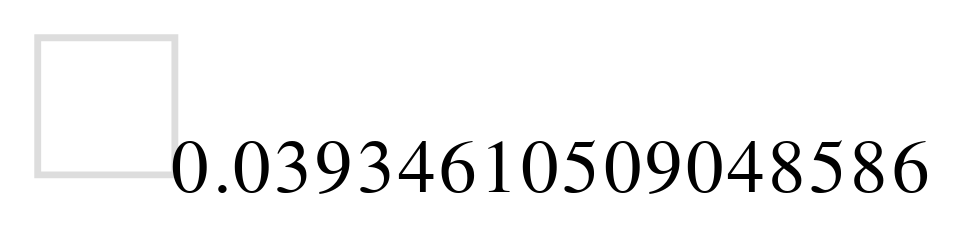

The code cell stored with this chart in its notebook:
### Code cell
params = alt.Chart(combined).transform_regression('Old_Age_Ratio','Mortality_Rate', params=True
).mark_text(align='left').encode(
    x=alt.value(20),  # pixels from left
    y=alt.value(20),  # pixels from top
    text='rSquared:N'
)

params

### Figure 1 — Vega-Lite specification as saved in the notebook (floating-point values rounded to 4 significant figures)
{"config": {"view": {"continuousWidth": 400, "continuousHeight": 300}}, "data": {"name": "data-497044c6543f78978d7fb6c49c6fa77c"}, "mark": {"type": "text", "align": "left"}, "encoding": {"text": {"type": "nominal", "field": "rSquared"}, "x": {"value": 20}, "y": {"value": 20}}, "transform": [{"on": "Old_Age_Ratio", "regression": "Mortality_Rate", "params": true}], "$schema": "https://vega.github.io/schema/vega-lite/v4.8.1.json", "datasets": {"data-497044c6543f78978d7fb6c49c6fa77c": [{"Alpha-2 code": "AR", "Cases": 500034, "Deaths": 10457, "Recovered": "72", "Mortality_Rate": 0.02091, "Alpha-3 code": "ARG", "Numeric": 32, "ISO": "ARG", "Country": "Argentina", "Tertiary_Education_Pct": 35.66, "Debt_to_GDP": null, "Old_Age_Ratio": 11.2, "Tourism_Pct_GDP": null, "Tourism_Pct_Employment": 10.17, "Top_10pct_Share": null, "Bottom_60pct_Share": null, "Life_Expectancy": null}, {"Alpha-2 code": "AT", "Cases": 30583, "Deaths": 747, "Recovered": "9", "Mortality_Rate": 0.02443, "Alpha-3 code": "AUT", "Numeric": 40, "ISO": "AUT", "Country": "Austria", "Tertiary_Education_Pct": 32.71, "Debt_to_GDP": 65.75, "Old_Age_Ratio": 18.76, "Tourism_Pct_GDP": 6.474, "Tourism_Pct_Employment": 6.365, "Top_10pct_Share": 55.59, "Bottom_60pct_Share": 8.004, "Life_Expectancy": 81.8}, {"Alpha-2 code": "AU", "Cases": 26516, "Deaths": 788, "Recovered": "88", "Mortality_Rate": 0.02972, "Alpha-3 code": "AUS", "Numeric": 36, "ISO": "AUS", "Country": "Australia", "Tertiary_Education_Pct": 45.73, "Debt_to_GDP": 10.97, "Old_Age_Ratio": 15.66, "Tourism_Pct_GDP": 3.099, "Tourism_Pct_Employment": 5.2, "Top_10pct_Share": 46.47, "Bottom_60pct_Share": 16.54, "Life_Expectancy": 82.8}, {"Alpha-2 code": "BE", "Cases": 89141, "Deaths": 9996, "Recovered": "858", "Mortality_Rate": 0.1121, "Alpha-3 code": "BEL", "Numeric": 56, "ISO": "BEL", "Country": "Belgium", "Tertiary_Education_Pct": 40.64, "Debt_to_GDP": 96.79, "Old_Age_Ratio": 18.84, "Tourism_Pct_GDP": null, "Tourism_Pct_Employment": null, "Top_10pct_Share": 42.5, "Bottom_60pct_Share": 18.99, "Life_Expectancy": 81.7}, {"Alpha-2 code": "BG", "Cases": 17435, "Deaths": 702, "Recovered": "9", "Mortality_Rate": 0.04026, "Alpha-3 code": "BGR", "Numeric": 100, "ISO": "BGR", "Country": "Bulgaria", "Tertiary_Education_Pct": null, "Debt_to_GDP": null, "Old_Age_Ratio": 21.17, "Tourism_Pct_GDP": null, "Tourism_Pct_Employment": null, "Top_10pct_Share": null, "Bottom_60pct_Share": null, "Life_Expectancy": null}, {"Alpha-2 code": "BR", "Cases": 4162073, "Deaths": 127464, "Recovered": "6", "Mortality_Rate": 0.03063, "Alpha-3 code": "BRA", "Numeric": 76, "ISO": "BRA", "Country": "Brazil", "Tertiary_Education_Pct": 17.21, "Debt_to_GDP": null, "Old_Age_Ratio": 9.222, "Tourism_Pct_GDP": null, "Tourism_Pct_Employment": 2.5, "Top_10pct_Share": null, "Bottom_60pct_Share": null, "Life_Expectancy": 75.7}, {"Alpha-2 code": "CA", "Cases": 136135, "Deaths": 9204, "Recovered": "9", "Mortality_Rate": 0.06761, "Alpha-3 code": "CAN", "Numeric": 124, "ISO": "CAN", "Country": "Canada", "Tertiary_Education_Pct": 57.89, "Debt_to_GDP": 36.07, "Old_Age_Ratio": 17.16, "Tourism_Pct_GDP": null, "Tourism_Pct_Employment": 3.89, "Top_10pct_Share": 51.08, "Bottom_60pct_Share": 12.44, "Life_Expectancy": 82.0}, {"Alpha-2 code": "CH", "Cases": 45306, "Deaths": 2019, "Recovered": "4", "Mortality_Rate": 0.04456, "Alpha-3 code": "CHE", "Numeric": 756, "ISO": "CHE", "Country": "Switzerland", "Tertiary_Education_Pct": 43.74, "Debt_to_GDP": 20.24, "Old_Age_Ratio": 18.37, "Tourism_Pct_GDP": null, "Tourism_Pct_Employment": 4.416, "Top_10pct_Share": null, "Bottom_60pct_Share": null, "Life_Expectancy": 83.8}, {"Alpha-2 code": "CL", "Cases": 427027, "Deaths": 11702, "Recovered": "8", "Mortality_Rate": 0.0274, "Alpha-3 code": "CHL", "Numeric": 152, "ISO": "CHL", "Country": "Chile", "Tertiary_Education_Pct": 25.17, "Debt_to_GDP": 9.185, "Old_Age_Ratio": 11.55, "Tourism_Pct_GDP": null, "Tourism_Pct_Employment": 6.461, "Top_10pct_Share": 57.71, "Bottom_60pct_Share": 8.491, "Life_Expectancy": 80.6}, {"Alpha-2 code": "CN", "Cases": 90087, "Deaths": 4733, "Recovered": "9298", "Mortality_Rate": 0.05254, "Alpha-3 code": "CHN", "Numeric": 156, "ISO": "CHN", "Country": "China (People's Republic of)", "Tertiary_Education_Pct": 9.681, "Debt_to_GDP": null, "Old_Age_Ratio": 11.19, "Tourism_Pct_GDP": null, "Tourism_Pct_Employment": null, "Top_10pct_Share": null, "Bottom_60pct_Share": null, "Life_Expectancy": 76.8}, {"Alpha-2 code": "CO", "Cases": 679513, "Deaths": 21817, "Recovered": "8", "Mortality_Rate": 0.03211, "Alpha-3 code": "COL", "Numeric": 170, "ISO": "COL", "Country": "Colombia", "Tertiary_Education_Pct": 23.39, "Debt_to_GDP": null, "Old_Age_Ratio": 8.06, "Tourism_Pct_GDP": null, "Tourism_Pct_Employment": 8.791, "Top_10pct_Share": null, "Bottom_60pct_Share": null, "Life_Expectancy": 77.1}, {"Alpha-2 code": "CR", "Cases": 51224, "Deaths": 543, "Recovered": "4", "Mortality_Rate": 0.0106, "Alpha-3 code": "CRI", "Numeric": 188, "ISO": "CRI", "Country": "Costa Rica", "Tertiary_Education_Pct": 22.6, "Debt_to_GDP": null, "Old_Age_Ratio": 8.18, "Tourism_Pct_GDP": 4.994, "Tourism_Pct_Employment": 6.63, "Top_10pct_Share": null, "Bottom_60pct_Share": null, "Life_Expectancy": 80.4}, {"Alpha-2 code": "CY", "Cases": 1514, "Deaths": 22, "Recovered": "839", "Mortality_Rate": 0.01453, "Alpha-3 code": "CYP", "Numeric": 196, "ISO": "CYP", "Country": "Cyprus", "Tertiary_Education_Pct": null, "Debt_to_GDP": null, "Old_Age_Ratio": 16.02, "Tourism_Pct_GDP": null, "Tourism_Pct_Employment": null, "Top_10pct_Share": null, "Bottom_60pct_Share": null, "Life_Expectancy": null}, {"Alpha-2 code": "CZ", "Cases": 31036, "Deaths": 444, "Recovered": "7910", "Mortality_Rate": 0.01431, "Alpha-3 code": "CZE", "Numeric": 203, "ISO": "CZE", "Country": "Czech Republic", "Tertiary_Education_Pct": 24.26, "Debt_to_GDP": 36.62, "Old_Age_Ratio": 19.41, "Tourism_Pct_GDP": 2.945, "Tourism_Pct_Employment": 4.468, "Top_10pct_Share": null, "Bottom_60pct_Share": null, "Life_Expectancy": 79.1}, {"Alpha-2 code": "DE", "Cases": 256433, "Deaths": 9342, "Recovered": "9211", "Mortality_Rate": 0.03643, "Alpha-3 code": "DEU", "Numeric": 276, "ISO": "DEU", "Country": "Germany", "Tertiary_Education_Pct": 29.07, "Debt_to_GDP": 44.4, "Old_Age_Ratio": 21.47, "Tourism_Pct_GDP": null, "Tourism_Pct_Employment": 4.796, "Top_10pct_Share": 59.76, "Bottom_60pct_Share": 6.457, "Life_Expectancy": 81.0}, {"Alpha-2 code": "DK", "Cases": 19036, "Deaths": 628, "Recovered": "971", "Mortality_Rate": 0.03299, "Alpha-3 code": "DNK", "Numeric": 208, "ISO": "DNK", "Country": "Denmark", "Tertiary_Education_Pct": 38.06, "Debt_to_GDP": 39.59, "Old_Age_Ratio": 19.46, "Tourism_Pct_GDP": null, "Tourism_Pct_Employment": 8.824, "Top_10pct_Share": 63.98, "Bottom_60pct_Share": -3.851, "Life_Expectancy": 81.0}, {"Alpha-2 code": "EE", "Cases": 2585, "Deaths": 69, "Recovered": "8", "Mortality_Rate": 0.02669, "Alpha-3 code": "EST", "Numeric": 233, "ISO": "EST", "Country": "Estonia", "Tertiary_Education_Pct": 41.13, "Debt_to_GDP": 3.227, "Old_Age_Ratio": 19.68, "Tourism_Pct_GDP": 5.428, "Tourism_Pct_Employment": 4.3, "Top_10pct_Share": 55.71, "Bottom_60pct_Share": 12.79, "Life_Expectancy": 78.4}, {"Alpha-2 code": "EG", "Cases": 100403, "Deaths": 5577, "Recovered": "95", "Mortality_Rate": 0.05555, "Alpha-3 code": "EGY", "Numeric": 818, "ISO": "EGY", "Country": "Egypt", "Tertiary_Education_Pct": null, "Debt_to_GDP": null, "Old_Age_Ratio": null, "Tourism_Pct_GDP": 4.258, "Tourism_Pct_Employment": 16.2, "Top_10pct_Share": null, "Bottom_60pct_Share": null, "Life_Expectancy": null}, {"Alpha-2 code": "ES", "Cases": 543379, "Deaths": 29628, "Recovered": "9357", "Mortality_Rate": 0.05453, "Alpha-3 code": "ESP", "Numeric": 724, "ISO": "ESP", "Country": "Spain", "Tertiary_Education_Pct": 37.25, "Debt_to_GDP": 51.69, "Old_Age_Ratio": 19.29, "Tourism_Pct_GDP": 11.79, "Tourism_Pct_Employment": 13.48, "Top_10pct_Share": 45.58, "Bottom_60pct_Share": 18.66, "Life_Expectancy": 83.5}, {"Alpha-2 code": "FI", "Cases": 8430, "Deaths": 337, "Recovered": "6700", "Mortality_Rate": 0.03998, "Alpha-3 code": "FIN", "Numeric": 246, "ISO": "FIN", "Country": "Finland", "Tertiary_Education_Pct": 45.19, "Debt_to_GDP": 41.68, "Old_Age_Ratio": 21.61, "Tourism_Pct_GDP": null, "Tourism_Pct_Employment": 5.5, "Top_10pct_Share": 45.23, "Bottom_60pct_Share": 13.55, "Life_Expectancy": 81.8}, {"Alpha-2 code": "FR", "Cases": 344101, "Deaths": 20319, "Recovered": "9513", "Mortality_Rate": 0.05905, "Alpha-3 code": "FRA", "Numeric": 250, "ISO": "FRA", "Country": "France", "Tertiary_Education_Pct": 36.9, "Debt_to_GDP": 67.42, "Old_Age_Ratio": 19.84, "Tourism_Pct_GDP": 7.365, "Tourism_Pct_Employment": 7.496, "Top_10pct_Share": 50.59, "Bottom_60pct_Share": 12.11, "Life_Expectancy": 82.8}, {"Alpha-2 code": "GB", "Cases": 355219, "Deaths": 41594, "Recovered": "8", "Mortality_Rate": 0.1171, "Alpha-3 code": "GBR", "Numeric": 826, "ISO": "GBR", "Country": "United Kingdom", "Tertiary_Education_Pct": 45.78, "Debt_to_GDP": 85.53, "Old_Age_Ratio": 18.31, "Tourism_Pct_GDP": null, "Tourism_Pct_Employment": 4.67, "Top_10pct_Share": 51.99, "Bottom_60pct_Share": 11.81, "Life_Expectancy": 81.3}, {"Alpha-2 code": "GR", "Cases": 12080, "Deaths": 293, "Recovered": "8", "Mortality_Rate": 0.02425, "Alpha-3 code": "GRC", "Numeric": 300, "ISO": "GRC", "Country": "Greece", "Tertiary_Education_Pct": 31.74, "Debt_to_GDP": 147.8, "Old_Age_Ratio": 21.89, "Tourism_Pct_GDP": null, "Tourism_Pct_Employment": 9.974, "Top_10pct_Share": 42.42, "Bottom_60pct_Share": 17.93, "Life_Expectancy": 81.9}, {"Alpha-2 code": "HR", "Cases": 12626, "Deaths": 206, "Recovered": "73", "Mortality_Rate": 0.01632, "Alpha-3 code": "HRV", "Numeric": 191, "ISO": "HRV", "Country": "Croatia", "Tertiary_Education_Pct": null, "Debt_to_GDP": null, "Old_Age_Ratio": 20.36, "Tourism_Pct_GDP": 11.4, "Tourism_Pct_Employment": 6.64, "Top_10pct_Share": null, "Bottom_60pct_Share": null, "Life_Expectancy": null}, {"Alpha-2 code": "HU", "Cases": 9715, "Deaths": 628, "Recovered": "7", "Mortality_Rate": 0.06464, "Alpha-3 code": "HUN", "Numeric": 348, "ISO": "HUN", "Country": "Hungary", "Tertiary_Education_Pct": 25.1, "Debt_to_GDP": 73.9, "Old_Age_Ratio": 19.14, "Tourism_Pct_GDP": null, "Tourism_Pct_Employment": 9.59, "Top_10pct_Share": 48.48, "Bottom_60pct_Share": 15.45, "Life_Expectancy": 76.2}, {"Alpha-2 code": "ID", "Cases": 203342, "Deaths": 8336, "Recovered": "81", "Mortality_Rate": 0.04099, "Alpha-3 code": "IDN", "Numeric": 360, "ISO": "IDN", "Country": "Indonesia", "Tertiary_Education_Pct": 11.86, "Debt_to_GDP": null, "Old_Age_Ratio": 5.812, "Tourism_Pct_GDP": 4.11, "Tourism_Pct_Employment": 8.37, "Top_10pct_Share": null, "Bottom_60pct_Share": null, "Life_Expectancy": 71.6}, {"Alpha-2 code": "IE", "Cases": 30164, "Deaths": 1781, "Recovered": "5", "Mortality_Rate": 0.05904, "Alpha-3 code": "IRL", "Numeric": 372, "ISO": "IRL", "Country": "Ireland", "Tertiary_Education_Pct": 46.94, "Debt_to_GDP": 60.7, "Old_Age_Ratio": 13.86, "Tourism_Pct_GDP": null, "Tourism_Pct_Employment": 10.28, "Top_10pct_Share": 53.79, "Bottom_60pct_Share": 7.184, "Life_Expectancy": 82.3}, {"Alpha-2 code": "IL", "Cases": 141097, "Deaths": 1054, "Recovered": "89", "Mortality_Rate": 0.00747, "Alpha-3 code": "ISR", "Numeric": 376, "ISO": "ISR", "Country": "Israel", "Tertiary_Education_Pct": 50.92, "Debt_to_GDP": 74.71, "Old_Age_Ratio": 11.65, "Tourism_Pct_GDP": null, "Tourism_Pct_Employment": 3.61, "Top_10pct_Share": null, "Bottom_60pct_Share": null, "Life_Expectancy": 82.9}, {"Alpha-2 code": "IN", "Cases": 4370128, "Deaths": 73890, "Recovered": "95", "Mortality_Rate": 0.01691, "Alpha-3 code": "IND", "Numeric": 356, "ISO": "IND", "Country": "India", "Tertiary_Education_Pct": 10.6, "Debt_to_GDP": null, "Old_Age_Ratio": 6.176, "Tourism_Pct_GDP": 3.759, "Tourism_Pct_Employment": 5.31, "Top_10pct_Share": null, "Bottom_60pct_Share": null, "Life_Expectancy": 69.5}, {"Alpha-2 code": "IS", "Cases": 2153, "Deaths": 10, "Recovered": "97", "Mortality_Rate": 0.004645, "Alpha-3 code": "ISL", "Numeric": 352, "ISO": "ISL", "Country": "Iceland", "Tertiary_Education_Pct": 43.75, "Debt_to_GDP": 81.26, "Old_Age_Ratio": 14.14, "Tourism_Pct_GDP": 8.64, "Tourism_Pct_Employment": 15.7, "Top_10pct_Share": null, "Bottom_60pct_Share": null, "Life_Expectancy": 82.9}, {"Alpha-2 code": "IT", "Cases": 281583, "Deaths": 35577, "Recovered": "9362", "Mortality_Rate": 0.1263, "Alpha-3 code": "ITA", "Numeric": 380, "ISO": "ITA", "Country": "Italy", "Tertiary_Education_Pct": 19.32, "Debt_to_GDP": 109.0, "Old_Age_Ratio": 22.68, "Tourism_Pct_GDP": null, "Tourism_Pct_Employment": 8.3, "Top_10pct_Share": 42.78, "Bottom_60pct_Share": 17.32, "Life_Expectancy": 83.4}, {"Alpha-2 code": "JP", "Cases": 73266, "Deaths": 1412, "Recovered": "9", "Mortality_Rate": 0.01927, "Alpha-3 code": "JPN", "Numeric": 392, "ISO": "JPN", "Country": "Japan", "Tertiary_Education_Pct": 51.93, "Debt_to_GDP": 183.5, "Old_Age_Ratio": 28.14, "Tourism_Pct_GDP": 1.961, "Tourism_Pct_Employment": 9.61, "Top_10pct_Share": 41.02, "Bottom_60pct_Share": 17.75, "Life_Expectancy": 84.2}, {"Alpha-2 code": "KR", "Cases": 21588, "Deaths": 344, "Recovered": "9", "Mortality_Rate": 0.01593, "Alpha-3 code": "KOR", "Numeric": 410, "ISO": "KOR", "Country": "Korea", "Tertiary_Education_Pct": 49.01, "Debt_to_GDP": 31.93, "Old_Age_Ratio": 14.29, "Tourism_Pct_GDP": null, "Tourism_Pct_Employment": null, "Top_10pct_Share": null, "Bottom_60pct_Share": 17.69, "Life_Expectancy": 82.7}, {"Alpha-2 code": "KZ", "Cases": 106498, "Deaths": 1634, "Recovered": "3", "Mortality_Rate": 0.01534, "Alpha-3 code": "KAZ", "Numeric": 398, "ISO": "KAZ", "Country": "Kazakhstan", "Tertiary_Education_Pct": null, "Debt_to_GDP": null, "Old_Age_Ratio": null, "Tourism_Pct_GDP": null, "Tourism_Pct_Employment": 5.33, "Top_10pct_Share": null, "Bottom_60pct_Share": null, "Life_Expectancy": null}, {"Alpha-2 code": "LT", "Cases": 3163, "Deaths": 86, "Recovered": "7", "Mortality_Rate": 0.02719, "Alpha-3 code": "LTU", "Numeric": 440, "ISO": "LTU", "Country": "Lithuania", "Tertiary_Education_Pct": 41.65, "Debt_to_GDP": null, "Old_Age_Ratio": 19.71, "Tourism_Pct_GDP": null, "Tourism_Pct_Employment": 4.9, "Top_10pct_Share": null, "Bottom_60pct_Share": null, "Life_Expectancy": 75.8}, {"Alpha-2 code": "LU", "Cases": 7928, "Deaths": 124, "Recovered": "80", "Mortality_Rate": 0.01564, "Alpha-3 code": "LUX", "Numeric": 442, "ISO": "LUX", "Country": "Luxembourg", "Tertiary_Education_Pct": 43.89, "Debt_to_GDP": 12.58, "Old_Age_Ratio": 14.35, "Tourism_Pct_GDP": null, "Tourism_Pct_Employment": null, "Top_10pct_Share": 48.67, "Bottom_60pct_Share": 15.28, "Life_Expectancy": 82.4}, {"Alpha-2 code": "LV", "Cases": 1443, "Deaths": 35, "Recovered": "1008", "Mortality_Rate": 0.02426, "Alpha-3 code": "LVA", "Numeric": 428, "ISO": "LVA", "Country": "Latvia", "Tertiary_Education_Pct": 33.94, "Debt_to_GDP": null, "Old_Age_Ratio": 20.18, "Tourism_Pct_GDP": null, "Tourism_Pct_Employment": 8.48, "Top_10pct_Share": 63.38, "Bottom_60pct_Share": 7.114, "Life_Expectancy": 74.9}, {"Alpha-2 code": "MA", "Cases": 77878, "Deaths": 1453, "Recovered": "8", "Mortality_Rate": 0.01866, "Alpha-3 code": "MAR", "Numeric": 504, "ISO": "MAR", "Country": "Morocco", "Tertiary_Education_Pct": null, "Debt_to_GDP": null, "Old_Age_Ratio": null, "Tourism_Pct_GDP": 6.944, "Tourism_Pct_Employment": 5.0, "Top_10pct_Share": null, "Bottom_60pct_Share": null, "Life_Expectancy": null}, {"Alpha-2 code": "MT", "Cases": 2162, "Deaths": 14, "Recovered": "653", "Mortality_Rate": 0.006475, "Alpha-3 code": "MLT", "Numeric": 470, "ISO": "MLT", "Country": "Malta", "Tertiary_Education_Pct": null, "Debt_to_GDP": null, "Old_Age_Ratio": 18.79, "Tourism_Pct_GDP": 6.129, "Tourism_Pct_Employment": 14.89, "Top_10pct_Share": null, "Bottom_60pct_Share": null, "Life_Expectancy": null}, {"Alpha-2 code": "MX", "Cases": 642860, "Deaths": 68484, "Recovered": "4", "Mortality_Rate": 0.1065, "Alpha-3 code": "MEX", "Numeric": 484, "ISO": "MEX", "Country": "Mexico", "Tertiary_Education_Pct": 17.98, "Debt_to_GDP": 27.46, "Old_Age_Ratio": 7.246, "Tourism_Pct_GDP": null, "Tourism_Pct_Employment": 5.975, "Top_10pct_Share": null, "Bottom_60pct_Share": null, "Life_Expectancy": 75.0}, {"Alpha-2 code": "NL", "Cases": 81082, "Deaths": 6281, "Recovered": "6", "Mortality_Rate": 0.07746, "Alpha-3 code": "NLD", "Numeric": 528, "ISO": "NLD", "Country": "Netherlands", "Tertiary_Education_Pct": 38.34, "Debt_to_GDP": 51.84, "Old_Age_Ratio": 19.02, "Tourism_Pct_GDP": null, "Tourism_Pct_Employment": 6.3, "Top_10pct_Share": 68.35, "Bottom_60pct_Share": -3.986, "Life_Expectancy": 81.9}, {"Alpha-2 code": "NO", "Cases": 11746, "Deaths": 264, "Recovered": "8138", "Mortality_Rate": 0.02248, "Alpha-3 code": "NOR", "Numeric": 578, "ISO": "NOR", "Country": "Norway", "Tertiary_Education_Pct": 43.58, "Debt_to_GDP": 26.08, "Old_Age_Ratio": 17.09, "Tourism_Pct_GDP": 3.648, "Tourism_Pct_Employment": 6.05, "Top_10pct_Share": 51.45, "Bottom_60pct_Share": 7.309, "Life_Expectancy": 82.8}, {"Alpha-2 code": "NZ", "Cases": 1788, "Deaths": 24, "Recovered": "83", "Mortality_Rate": 0.01342, "Alpha-3 code": "NZL", "Numeric": 554, "ISO": "NZL", "Country": "New Zealand", "Tertiary_Education_Pct": 39.29, "Debt_to_GDP": 30.45, "Old_Age_Ratio": 15.29, "Tourism_Pct_GDP": null, "Tourism_Pct_Employment": 8.0, "Top_10pct_Share": 52.94, "Bottom_60pct_Share": 12.32, "Life_Expectancy": 81.8}, {"Alpha-2 code": "PE", "Cases": 696190, "Deaths": 30123, "Recovered": "53", "Mortality_Rate": 0.04327, "Alpha-3 code": "PER", "Numeric": 604, "ISO": "PER", "Country": "Peru", "Tertiary_Education_Pct": null, "Debt_to_GDP": null, "Old_Age_Ratio": null, "Tourism_Pct_GDP": 3.9, "Tourism_Pct_Employment": 3.82, "Top_10pct_Share": null, "Bottom_60pct_Share": null, "Life_Expectancy": null}, {"Alpha-2 code": "PH", "Cases": 245143, "Deaths": 3986, "Recovered": "8", "Mortality_Rate": 0.01626, "Alpha-3 code": "PHL", "Numeric": 608, "ISO": "PHL", "Country": "Philippines", "Tertiary_Education_Pct": null, "Debt_to_GDP": null, "Old_Age_Ratio": null, "Tourism_Pct_GDP": 8.588, "Tourism_Pct_Employment": 12.8, "Top_10pct_Share": null, "Bottom_60pct_Share": null, "Life_Expectancy": null}, {"Alpha-2 code": "PL", "Cases": 71947, "Deaths": 2147, "Recovered": "7", "Mortality_Rate": 0.02984, "Alpha-3 code": "POL", "Numeric": 616, "ISO": "POL", "Country": "Poland", "Tertiary_Education_Pct": 30.92, "Debt_to_GDP": 49.68, "Old_Age_Ratio": 17.23, "Tourism_Pct_GDP": 1.175, "Tourism_Pct_Employment": null, "Top_10pct_Share": 41.84, "Bottom_60pct_Share": 18.26, "Life_Expectancy": 77.7}, {"Alpha-2 code": "PT", "Cases": 61541, "Deaths": 1849, "Recovered": "5", "Mortality_Rate": 0.03005, "Alpha-3 code": "PRT", "Numeric": 620, "ISO": "PRT", "Country": "Portugal", "Tertiary_Education_Pct": 24.98, "Debt_to_GDP": 87.96, "Old_Age_Ratio": 21.67, "Tourism_Pct_GDP": null, "Tourism_Pct_Employment": 9.81, "Top_10pct_Share": 52.13, "Bottom_60pct_Share": 12.42, "Life_Expectancy": 81.4}, {"Alpha-2 code": "RO", "Cases": 98304, "Deaths": 4018, "Recovered": "94", "Mortality_Rate": 0.04087, "Alpha-3 code": "ROU", "Numeric": 642, "ISO": "ROU", "Country": "Romania", "Tertiary_Education_Pct": null, "Debt_to_GDP": null, "Old_Age_Ratio": 18.36, "Tourism_Pct_GDP": 2.787, "Tourism_Pct_Employment": null, "Top_10pct_Share": null, "Bottom_60pct_Share": null, "Life_Expectancy": null}, {"Alpha-2 code": "RU", "Cases": 1037526, "Deaths": 18080, "Recovered": "9", "Mortality_Rate": 0.01743, "Alpha-3 code": "RUS", "Numeric": 643, "ISO": "RUS", "Country": "Russia", "Tertiary_Education_Pct": 56.7, "Debt_to_GDP": null, "Old_Age_Ratio": 14.75, "Tourism_Pct_GDP": null, "Tourism_Pct_Employment": null, "Top_10pct_Share": null, "Bottom_60pct_Share": null, "Life_Expectancy": 72.8}, {"Alpha-2 code": "SA", "Cases": 323012, "Deaths": 4165, "Recovered": "8", "Mortality_Rate": 0.01289, "Alpha-3 code": "SAU", "Numeric": 682, "ISO": "SAU", "Country": "Saudi Arabia", "Tertiary_Education_Pct": 23.62, "Debt_to_GDP": null, "Old_Age_Ratio": 3.22, "Tourism_Pct_GDP": null, "Tourism_Pct_Employment": null, "Top_10pct_Share": null, "Bottom_60pct_Share": null, "Life_Expectancy": null}, {"Alpha-2 code": "SE", "Cases": 87072, "Deaths": 5842, "Recovered": "16", "Mortality_Rate": 0.06709, "Alpha-3 code": "SWE", "Numeric": 752, "ISO": "SWE", "Country": "Sweden", "Tertiary_Education_Pct": 43.27, "Debt_to_GDP": 33.78, "Old_Age_Ratio": 19.86, "Tourism_Pct_GDP": 6.966, "Tourism_Pct_Employment": 3.4, "Top_10pct_Share": null, "Bottom_60pct_Share": null, "Life_Expectancy": 82.6}, {"Alpha-2 code": "SG", "Cases": 57166, "Deaths": 27, "Recovered": "97", "Mortality_Rate": 0.0004723, "Alpha-3 code": "SGP", "Numeric": 702, "ISO": "SGP", "Country": "Singapore", "Tertiary_Education_Pct": null, "Debt_to_GDP": null, "Old_Age_Ratio": 13.72, "Tourism_Pct_GDP": null, "Tourism_Pct_Employment": null, "Top_10pct_Share": null, "Bottom_60pct_Share": null, "Life_Expectancy": null}, {"Alpha-2 code": "SI", "Cases": 3312, "Deaths": 135, "Recovered": "1423", "Mortality_Rate": 0.04076, "Alpha-3 code": "SVN", "Numeric": 705, "ISO": "SVN", "Country": "Slovenia", "Tertiary_Education_Pct": 32.46, "Debt_to_GDP": 36.02, "Old_Age_Ratio": 19.67, "Tourism_Pct_GDP": 5.29, "Tourism_Pct_Employment": 7.682, "Top_10pct_Share": 48.62, "Bottom_60pct_Share": 17.29, "Life_Expectancy": 81.5}, {"Alpha-2 code": "SK", "Cases": 4888, "Deaths": 37, "Recovered": "7", "Mortality_Rate": 0.00757, "Alpha-3 code": "SVK", "Numeric": 703, "ISO": "SVK", "Country": "Slovak Republic", "Tertiary_Education_Pct": 24.58, "Debt_to_GDP": 39.08, "Old_Age_Ratio": 15.78, "Tourism_Pct_GDP": 2.804, "Tourism_Pct_Employment": 6.25, "Top_10pct_Share": 34.33, "Bottom_60pct_Share": 25.89, "Life_Expectancy": 77.4}, {"Alpha-2 code": "TR", "Cases": 284943, "Deaths": 6837, "Recovered": "70", "Mortality_Rate": 0.02399, "Alpha-3 code": "TUR", "Numeric": 792, "ISO": "TUR", "Country": "Turkey", "Tertiary_Education_Pct": 20.78, "Debt_to_GDP": 42.85, "Old_Age_Ratio": 8.649, "Tourism_Pct_GDP": null, "Tourism_Pct_Employment": 7.733, "Top_10pct_Share": null, "Bottom_60pct_Share": null, "Life_Expectancy": 78.3}, {"Alpha-2 code": "US", "Cases": 6358247, "Deaths": 190727, "Recovered": "924148", "Mortality_Rate": 0.03, "Alpha-3 code": "USA", "Numeric": 840, "ISO": "USA", "Country": "United States", "Tertiary_Education_Pct": 47.43, "Debt_to_GDP": 61.27, "Old_Age_Ratio": 16.03, "Tourism_Pct_GDP": null, "Tourism_Pct_Employment": 4.321, "Top_10pct_Share": 79.47, "Bottom_60pct_Share": 2.398, "Life_Expectancy": 78.7}, {"Alpha-2 code": "ZA", "Cases": 642431, "Deaths": 15168, "Recovered": "97848", "Mortality_Rate": 0.02361, "Alpha-3 code": "ZAF", "Numeric": 710, "ISO": "ZAF", "Country": "South Africa", "Tertiary_Education_Pct": 7.198, "Debt_to_GDP": null, "Old_Age_Ratio": 5.587, "Tourism_Pct_GDP": 2.799, "Tourism_Pct_Employment": 4.5, "Top_10pct_Share": null, "Bottom_60pct_Share": null, "Life_Expectancy": 63.9}]}}
